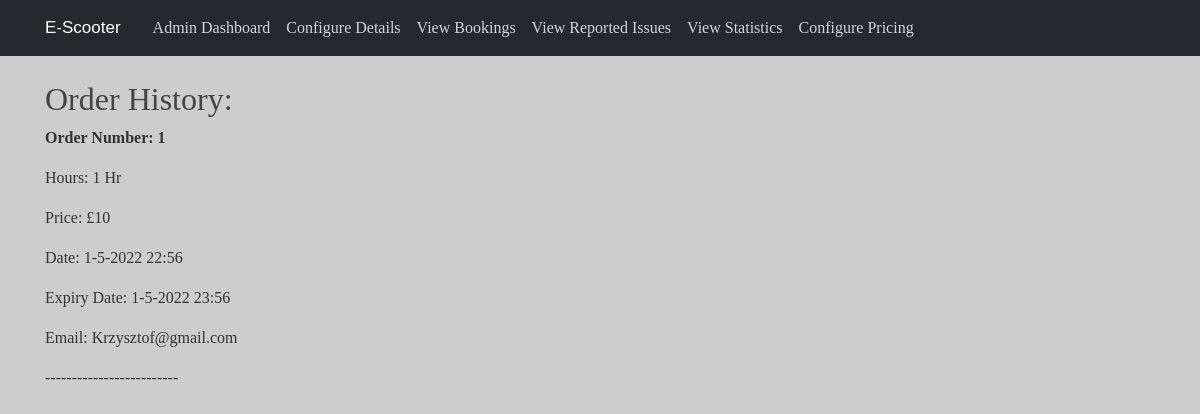
The app's page /admin/bookings with its own data.
### app/models.py (models this page shows)
class Booking(db.Model):
    __tablename__ = "bookings"
    id = db.Column(db.Integer, primary_key=True)
    ScooterID = db.Column(db.Integer, ForeignKey("scooters.id"))
    UserID = db.Column(db.Integer, ForeignKey("users.id"))
    numHours = db.Column(db.Integer, nullable = False)
    date = db.Column(db.DateTime, nullable = False)
    expiry = db.Column(db.DateTime)
    price = db.Column(db.Integer, nullable = False)
    cancelled = db.Column(db.Boolean, default = False, nullable=False)
    option = db.Column(db.Integer, nullable = False)
    email = db.Column(db.String(60), nullable=False)

### app/views.py (the view)
@app.route("/admin/bookings")
def admin_bookings():
    if session.get("admin") == 0:
        return redirect("/dashboard")
    else:
        bookings = models.Booking.query.all()
        return render_template("bookings.html", orders=bookings)

### app/templates/bookings.html (shortened to what this page needs)
{% extends "admin_base.html" %}
{% block content %}
<head>
</head>
<body>
    <h2>Order History:</h2>
    {% for elem in orders %}
        {% if elem.id not in active or elem.cancelled %}
            <p style="font-weight: bold">Order Number: {{elem.id}}</p>
            <p>Hours: {{elem.numHours}} Hr</p>
            <p>Price: £{{elem.price}}</p>
            <p>Date: {{elem.date.day}}-{{elem.date.month}}-{{elem.date.year}} {{elem.date.hour}}:{{elem.date.minute}}</p>
            <p>Expiry Date: {{elem.expiry.day}}-{{elem.expiry.month}}-{{elem.expiry.year}} {{elem.expiry.hour}}:{{elem.expiry.minute}}</p>
            <p>Email: {{elem.email}}</p>
			<p>-------------------------</p>
        {% endif %}
    {% endfor %}
</body>
{% endblock content %}

### app/static/style.css (style rules this page uses)
body { background: rgba(205,205,205,1); color: #333333; margin-top: 5rem; font-family: halyard-display; }
h1, h2, h3, h4, h5, h6 { color: #444444; }

### records on screen
Booking: id "1", numHours "1", price "10", date.day "1", date.month "5", date.year "2022", date.hour "22", date.minute "56", expiry.day "1", expiry.month "5", expiry.year "2022", expiry.hour "23", expiry.minute "56", email "Krzysztof@gmail.com"
